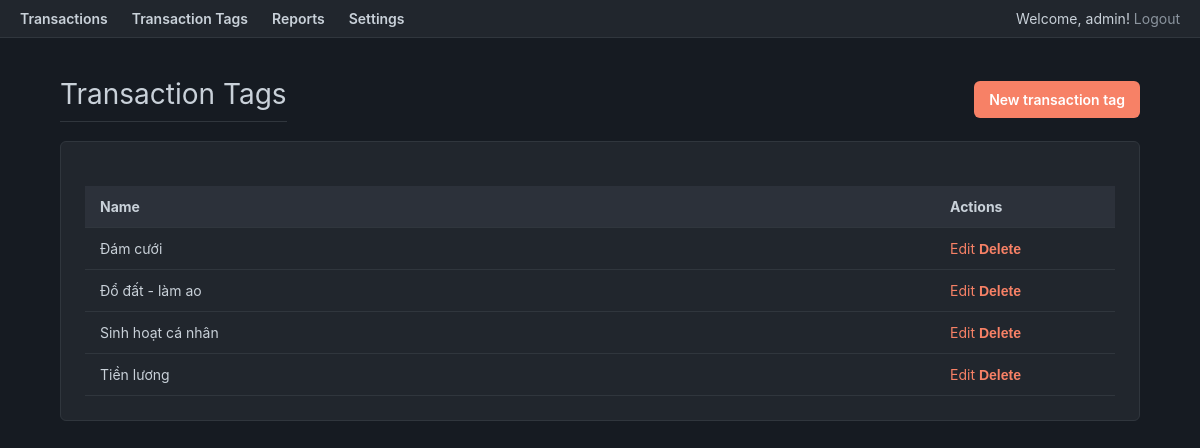
Page /tags (signed in) on the committed database.
### tables this page shows
CREATE TABLE `transaction_tags` (
  `id` int(11) NOT NULL,
  `name` varchar(100) NOT NULL,
  `created_at` timestamp NOT NULL DEFAULT current_timestamp()
);

### app/Controllers/TagController.php (called while the page is built, shortened)
<?php
class TagController extends Controller {
    public function index() {
        $tagModel = $this->model('Tag');
        $tags = $tagModel->findAll();
        $this->view('tags/index', ['tags' => $tags]);
    }
}

### core/Router.php (called while the page is built, shortened)
<?php
class Router {
    protected $method = 'index';
    public function __construct() {
        $url = $this->parseUrl();
        if (!empty($url[0])) {
            $singular = rtrim($url[0], 's');
            $controllerName = ucfirst($singular) . 'Controller';
            if (file_exists(ROOT_PATH . '/app/Controllers/' . $controllerName . '.php')) {
                unset($url[0]);
            }
        }
        $this->controller = new $this->controller;
        $this->params = $url ? array_values($url) : [];
        call_user_func_array([$this->controller, $this->method], $this->params);
    }
    public function parseUrl() {
        if (isset($_SERVER['REQUEST_URI'])) {
            $requestUri = str_replace(BASE_URL, '', $_SERVER['REQUEST_URI']);
            $requestUri = strtok($requestUri, '?');
            return explode('/', filter_var(trim($requestUri, '/'), FILTER_SANITIZE_URL));
        }
        return [];
    }
}

### public/index.php (called while the page is built, shortened)
<?php
spl_autoload_register(function ($className) {
    $paths = [
        ROOT_PATH . '/core/',
        ROOT_PATH . '/app/Controllers/',
        ROOT_PATH . '/app/Models/'
    ];
    foreach ($paths as $path) {
        $file = $path . $className . '.php';
        if (file_exists($file)) {
            return;
        }
    }
});
$router = new Router();

### core/Database.php (called while the page is built)
<?php
class Database {
    private static $instance = null;
    private $connection;
    private $host = 'localhost';
    private $user = 'root';
    private $pass = '';
    private $name = 'mvc_transactions_db';
    private function __construct() {
        $dsn = 'mysql:host=' . $this->host . ';dbname=' . $this->name . ';charset=utf8mb4';
        try {
            $this->connection = new PDO($dsn, $this->user, $this->pass);
            $this->connection->setAttribute(PDO::ATTR_ERRMODE, PDO::ERRMODE_EXCEPTION);
            $this->connection->setAttribute(PDO::ATTR_DEFAULT_FETCH_MODE, PDO::FETCH_ASSOC);
        } catch (PDOException $e) {
            die('Connection failed: ' . $e->getMessage());
        }
    }
    public static function getInstance() {
        if (!self::$instance) {
            self::$instance = new Database();
        }
        return self::$instance;
    }
    public function getConnection() {
        return $this->connection;
    }
}

### app/Models/Tag.php (called while the page is built, shortened)
<?php
class Tag {
    private $db;
    public function __construct() {
        $this->db = Database::getInstance()->getConnection();
    }
    public function findAll() {
        $stmt = $this->db->query("SELECT * FROM transaction_tags ORDER BY name ASC");
        return $stmt->fetchAll();
    }
}

### app/Views/tags/index.php (the view)
<?php require_once ROOT_PATH . '/app/Views/layouts/header.php'; ?>
<div class="container">
    <div class="page-header">
        <h1>Transaction Tags</h1>
        <a href="<?php echo BASE_URL; ?>/tags/create" class="button">New transaction tag</a>
    </div>
    <div class="content-box">
        <table>
            <thead>
                <tr>
                    <th>Name</th>
                    <th style="width: 150px;">Actions</th>
                </tr>
            </thead>
            <tbody>
                <?php foreach ($tags as $tag): ?>
                <tr>
                    <td><?php echo htmlspecialchars($tag['name']); ?></td>
                    <td>
                        <a href="<?php echo BASE_URL; ?>/tags/edit/<?php echo $tag['id']; ?>">Edit</a>
                        <form action="<?php echo BASE_URL; ?>/tags/destroy/<?php echo $tag['id']; ?>" method="POST" style="display:inline;" onsubmit="return confirm('Are you sure?');">
                            <button type="submit" style="background:none; border:none; color:var(--accent-color); cursor:pointer; padding:0; font-size:14px;">Delete</button>
                        </form>
                    </td>
                </tr>
                <?php endforeach; ?>
            </tbody>
        </table>
    </div>
</div>
<?php require_once ROOT_PATH . '/app/Views/layouts/footer.php'; ?>

### public/css/style.css (style rules this page uses)
:root { --bg-color: #161b22; --primary-color: #21262d; --border-color: #30363d; --text-color: #c9d1d9; --text-secondary-color: #8b949e; --accent-color: #f78166; --success-color: #3fb950; --success-bg: rgba(63, 185, 80, 0.15); --revenue-color: #a371f7; --revenue-bg: rgba(163, 113, 247, 0.15); --order-color: #ffc107; --order-bg: rgba(255, 193, 7, 0.15); }
body { background-color: var(--bg-color); color: var(--text-color); font-family: -apple-system, BlinkMacSystemFont, "Segoe UI", "Noto Sans", Helvetica, Arial, sans-serif; margin: 0; font-size: 14px; }
.container { max-width: 90%; margin: 20px auto; padding: 0 20px; }
h1, h2 { border-bottom: 1px solid var(--border-color); padding-bottom: 10px; font-weight: 400; }
.content-box { background-color: var(--primary-color); border: 1px solid var(--border-color); border-radius: 6px; padding: 24px; }
table { width: 100%; border-collapse: collapse; margin-top: 20px; }
th, td { padding: 12px 15px; text-align: left; border-bottom: 1px solid var(--border-color); }
th { background-color: #2c313a; }
a { color: var(--accent-color); text-decoration: none; }
.button, button { background-color: var(--accent-color); color: #fff; border: none; padding: 10px 15px; border-radius: 6px; cursor: pointer; font-weight: 600; text-decoration: none; }
.page-header { display: flex; justify-content: space-between; align-items: center; }

### rows in the picture
transaction_tags: name "Đám cưới"
transaction_tags: name "Đổ đất - làm ao"
transaction_tags: name "Sinh hoạt cá nhân"
transaction_tags: name "Tiền lương"

### other values in the picture
$_SESSION['username'] "admin"
